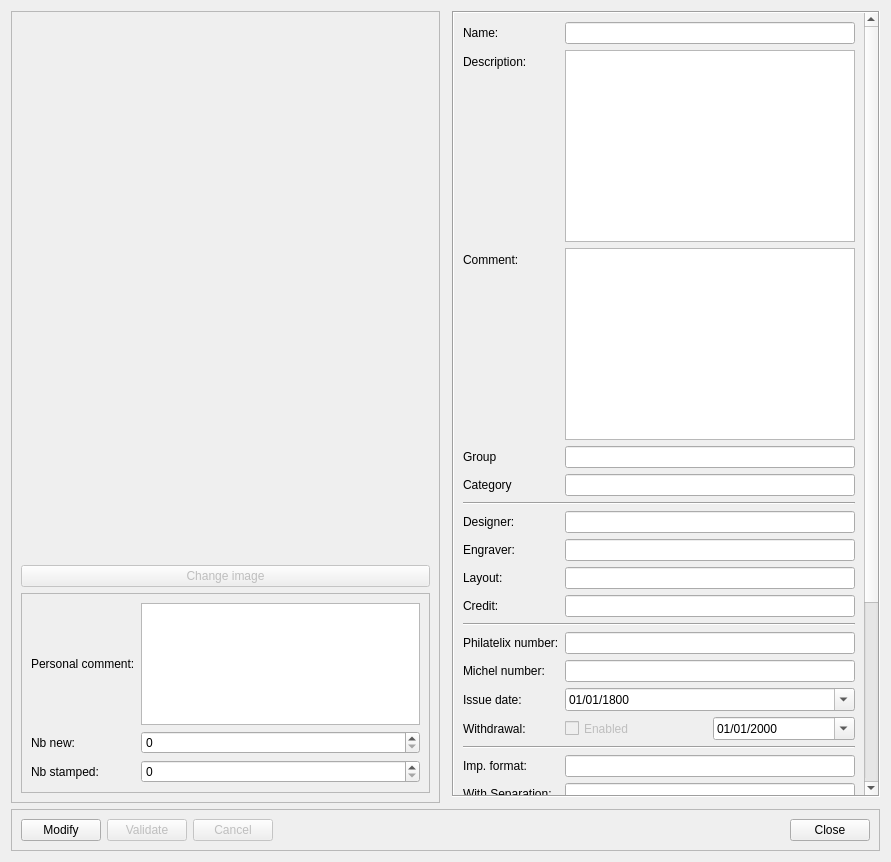
<?xml version="1.0" encoding="UTF-8"?>
<ui version="4.0">
 <class>collectionStampWidget</class>
 <widget class="QWidget" name="collectionStampWidget">
  <property name="geometry">
   <rect>
    <x>0</x>
    <y>0</y>
    <width>891</width>
    <height>862</height>
   </rect>
  </property>
  <property name="sizePolicy">
   <sizepolicy hsizetype="Expanding" vsizetype="Expanding">
    <horstretch>0</horstretch>
    <verstretch>0</verstretch>
   </sizepolicy>
  </property>
  <property name="windowTitle">
   <string>Stamp details</string>
  </property>
  <layout class="QGridLayout" name="gridLayout">
   <item row="0" column="0" rowspan="2">
    <widget class="QFrame" name="frame_6">
     <property name="sizePolicy">
      <sizepolicy hsizetype="Expanding" vsizetype="Expanding">
       <horstretch>0</horstretch>
       <verstretch>0</verstretch>
      </sizepolicy>
     </property>
     <property name="frameShape">
      <enum>QFrame::StyledPanel</enum>
     </property>
     <property name="frameShadow">
      <enum>QFrame::Raised</enum>
     </property>
     <layout class="QVBoxLayout" name="verticalLayout">
      <item>
       <widget class="QLabel" name="labelImage">
        <property name="sizePolicy">
         <sizepolicy hsizetype="Expanding" vsizetype="Expanding">
          <horstretch>0</horstretch>
          <verstretch>0</verstretch>
         </sizepolicy>
        </property>
        <property name="frameShape">
         <enum>QFrame::NoFrame</enum>
        </property>
        <property name="text">
         <string/>
        </property>
        <property name="pixmap">
         <pixmap>imageDefault.jpg</pixmap>
        </property>
       </widget>
      </item>
      <item>
       <widget class="QPushButton" name="pushButtonImage">
        <property name="enabled">
         <bool>false</bool>
        </property>
        <property name="text">
         <string>Change image</string>
        </property>
       </widget>
      </item>
      <item>
       <widget class="QFrame" name="frame_7">
        <property name="sizePolicy">
         <sizepolicy hsizetype="Expanding" vsizetype="Minimum">
          <horstretch>0</horstretch>
          <verstretch>0</verstretch>
         </sizepolicy>
        </property>
        <property name="maximumSize">
         <size>
          <width>16777215</width>
          <height>200</height>
         </size>
        </property>
        <property name="frameShape">
         <enum>QFrame::StyledPanel</enum>
        </property>
        <property name="frameShadow">
         <enum>QFrame::Raised</enum>
        </property>
        <layout class="QGridLayout" name="gridLayout_3">
         <item row="0" column="0">
          <widget class="QLabel" name="label_10">
           <property name="sizePolicy">
            <sizepolicy hsizetype="Minimum" vsizetype="Minimum">
             <horstretch>0</horstretch>
             <verstretch>0</verstretch>
            </sizepolicy>
           </property>
           <property name="text">
            <string>Personal comment:</string>
           </property>
           <property name="wordWrap">
            <bool>true</bool>
           </property>
          </widget>
         </item>
         <item row="1" column="0">
          <widget class="QLabel" name="label_12">
           <property name="sizePolicy">
            <sizepolicy hsizetype="Minimum" vsizetype="Preferred">
             <horstretch>0</horstretch>
             <verstretch>0</verstretch>
            </sizepolicy>
           </property>
           <property name="text">
            <string>Nb new:</string>
           </property>
          </widget>
         </item>
         <item row="0" column="1">
          <widget class="QTextEdit" name="textEditOwnerComment">
           <property name="enabled">
            <bool>true</bool>
           </property>
           <property name="sizePolicy">
            <sizepolicy hsizetype="Expanding" vsizetype="Expanding">
             <horstretch>0</horstretch>
             <verstretch>0</verstretch>
            </sizepolicy>
           </property>
          </widget>
         </item>
         <item row="2" column="1">
          <widget class="QSpinBox" name="spinBoxNbStamped">
           <property name="enabled">
            <bool>true</bool>
           </property>
           <property name="maximum">
            <number>9999999</number>
           </property>
          </widget>
         </item>
         <item row="1" column="1">
          <widget class="QSpinBox" name="spinBoxNbNew">
           <property name="enabled">
            <bool>true</bool>
           </property>
           <property name="maximum">
            <number>999999999</number>
           </property>
          </widget>
         </item>
         <item row="2" column="0">
          <widget class="QLabel" name="label_13">
           <property name="sizePolicy">
            <sizepolicy hsizetype="Minimum" vsizetype="Preferred">
             <horstretch>0</horstretch>
             <verstretch>0</verstretch>
            </sizepolicy>
           </property>
           <property name="text">
            <string>Nb stamped:</string>
           </property>
          </widget>
         </item>
        </layout>
       </widget>
      </item>
     </layout>
    </widget>
   </item>
   <item row="0" column="2">
    <widget class="QScrollArea" name="scrollArea_2">
     <property name="frameShape">
      <enum>QFrame::Box</enum>
     </property>
     <property name="widgetResizable">
      <bool>true</bool>
     </property>
     <widget class="QWidget" name="scrollAreaWidgetContents">
      <property name="geometry">
       <rect>
        <x>0</x>
        <y>0</y>
        <width>409</width>
        <height>1076</height>
       </rect>
      </property>
      <layout class="QFormLayout" name="formLayout">
       <property name="fieldGrowthPolicy">
        <enum>QFormLayout::AllNonFixedFieldsGrow</enum>
       </property>
       <item row="0" column="0">
        <widget class="QLabel" name="titleName">
         <property name="sizePolicy">
          <sizepolicy hsizetype="Minimum" vsizetype="Preferred">
           <horstretch>0</horstretch>
           <verstretch>0</verstretch>
          </sizepolicy>
         </property>
         <property name="text">
          <string>Name:</string>
         </property>
         <property name="wordWrap">
          <bool>true</bool>
         </property>
        </widget>
       </item>
       <item row="0" column="1">
        <widget class="QLineEdit" name="lineEditName">
         <property name="enabled">
          <bool>true</bool>
         </property>
         <property name="sizePolicy">
          <sizepolicy hsizetype="Minimum" vsizetype="Fixed">
           <horstretch>0</horstretch>
           <verstretch>0</verstretch>
          </sizepolicy>
         </property>
        </widget>
       </item>
       <item row="1" column="0">
        <widget class="QLabel" name="titleDescription">
         <property name="sizePolicy">
          <sizepolicy hsizetype="Minimum" vsizetype="Minimum">
           <horstretch>0</horstretch>
           <verstretch>0</verstretch>
          </sizepolicy>
         </property>
         <property name="text">
          <string>Description:</string>
         </property>
         <property name="wordWrap">
          <bool>true</bool>
         </property>
        </widget>
       </item>
       <item row="1" column="1">
        <widget class="QTextEdit" name="textEditDescription">
         <property name="enabled">
          <bool>true</bool>
         </property>
         <property name="sizePolicy">
          <sizepolicy hsizetype="Minimum" vsizetype="Fixed">
           <horstretch>0</horstretch>
           <verstretch>0</verstretch>
          </sizepolicy>
         </property>
        </widget>
       </item>
       <item row="2" column="0">
        <widget class="QLabel" name="titleComment">
         <property name="sizePolicy">
          <sizepolicy hsizetype="Minimum" vsizetype="Preferred">
           <horstretch>0</horstretch>
           <verstretch>0</verstretch>
          </sizepolicy>
         </property>
         <property name="text">
          <string>Comment:</string>
         </property>
         <property name="wordWrap">
          <bool>true</bool>
         </property>
        </widget>
       </item>
       <item row="2" column="1">
        <widget class="QTextEdit" name="textEditComment">
         <property name="enabled">
          <bool>true</bool>
         </property>
         <property name="sizePolicy">
          <sizepolicy hsizetype="Minimum" vsizetype="Expanding">
           <horstretch>0</horstretch>
           <verstretch>0</verstretch>
          </sizepolicy>
         </property>
        </widget>
       </item>
       <item row="3" column="0">
        <widget class="QLabel" name="groupLabel">
         <property name="sizePolicy">
          <sizepolicy hsizetype="Minimum" vsizetype="Preferred">
           <horstretch>0</horstretch>
           <verstretch>0</verstretch>
          </sizepolicy>
         </property>
         <property name="text">
          <string>Group</string>
         </property>
        </widget>
       </item>
       <item row="3" column="1">
        <widget class="QLineEdit" name="lineEditGroup">
         <property name="enabled">
          <bool>true</bool>
         </property>
         <property name="sizePolicy">
          <sizepolicy hsizetype="Minimum" vsizetype="Fixed">
           <horstretch>0</horstretch>
           <verstretch>0</verstretch>
          </sizepolicy>
         </property>
        </widget>
       </item>
       <item row="5" column="0">
        <widget class="QLabel" name="categoryLabel">
         <property name="sizePolicy">
          <sizepolicy hsizetype="Minimum" vsizetype="Preferred">
           <horstretch>0</horstretch>
           <verstretch>0</verstretch>
          </sizepolicy>
         </property>
         <property name="text">
          <string>Category</string>
         </property>
        </widget>
       </item>
       <item row="5" column="1">
        <widget class="QLineEdit" name="lineEditCategory">
         <property name="enabled">
          <bool>true</bool>
         </property>
         <property name="sizePolicy">
          <sizepolicy hsizetype="Minimum" vsizetype="Fixed">
           <horstretch>0</horstretch>
           <verstretch>0</verstretch>
          </sizepolicy>
         </property>
        </widget>
       </item>
       <item row="6" column="0" colspan="2">
        <widget class="Line" name="line">
         <property name="orientation">
          <enum>Qt::Horizontal</enum>
         </property>
        </widget>
       </item>
       <item row="8" column="0">
        <widget class="QLabel" name="titleDesigner">
         <property name="sizePolicy">
          <sizepolicy hsizetype="Minimum" vsizetype="Preferred">
           <horstretch>0</horstretch>
           <verstretch>0</verstretch>
          </sizepolicy>
         </property>
         <property name="text">
          <string>Designer:</string>
         </property>
         <property name="wordWrap">
          <bool>true</bool>
         </property>
        </widget>
       </item>
       <item row="8" column="1">
        <widget class="QLineEdit" name="lineEditDesigner">
         <property name="enabled">
          <bool>true</bool>
         </property>
         <property name="sizePolicy">
          <sizepolicy hsizetype="Minimum" vsizetype="Fixed">
           <horstretch>0</horstretch>
           <verstretch>0</verstretch>
          </sizepolicy>
         </property>
        </widget>
       </item>
       <item row="9" column="0">
        <widget class="QLabel" name="titleEngraver">
         <property name="sizePolicy">
          <sizepolicy hsizetype="Minimum" vsizetype="Preferred">
           <horstretch>0</horstretch>
           <verstretch>0</verstretch>
          </sizepolicy>
         </property>
         <property name="text">
          <string>Engraver:</string>
         </property>
         <property name="wordWrap">
          <bool>true</bool>
         </property>
        </widget>
       </item>
       <item row="9" column="1">
        <widget class="QLineEdit" name="lineEditEngraver">
         <property name="enabled">
          <bool>true</bool>
         </property>
         <property name="sizePolicy">
          <sizepolicy hsizetype="Minimum" vsizetype="Fixed">
           <horstretch>0</horstretch>
           <verstretch>0</verstretch>
          </sizepolicy>
         </property>
        </widget>
       </item>
       <item row="10" column="0">
        <widget class="QLabel" name="titleLayout">
         <property name="sizePolicy">
          <sizepolicy hsizetype="Minimum" vsizetype="Preferred">
           <horstretch>0</horstretch>
           <verstretch>0</verstretch>
          </sizepolicy>
         </property>
         <property name="text">
          <string>Layout:</string>
         </property>
         <property name="wordWrap">
          <bool>true</bool>
         </property>
        </widget>
       </item>
       <item row="10" column="1">
        <widget class="QLineEdit" name="lineEditLayout">
         <property name="enabled">
          <bool>true</bool>
         </property>
         <property name="sizePolicy">
          <sizepolicy hsizetype="Minimum" vsizetype="Fixed">
           <horstretch>0</horstretch>
           <verstretch>0</verstretch>
          </sizepolicy>
         </property>
        </widget>
       </item>
       <item row="11" column="0">
        <widget class="QLabel" name="titleCredit">
         <property name="sizePolicy">
          <sizepolicy hsizetype="Minimum" vsizetype="Preferred">
           <horstretch>0</horstretch>
           <verstretch>0</verstretch>
          </sizepolicy>
         </property>
         <property name="text">
          <string>Credit:</string>
         </property>
         <property name="wordWrap">
          <bool>true</bool>
         </property>
        </widget>
       </item>
       <item row="11" column="1">
        <widget class="QLineEdit" name="lineEditCredit">
         <property name="enabled">
          <bool>true</bool>
         </property>
         <property name="sizePolicy">
          <sizepolicy hsizetype="Minimum" vsizetype="Fixed">
           <horstretch>0</horstretch>
           <verstretch>0</verstretch>
          </sizepolicy>
         </property>
        </widget>
       </item>
       <item row="12" column="0" colspan="2">
        <widget class="Line" name="line_2">
         <property name="orientation">
          <enum>Qt::Horizontal</enum>
         </property>
        </widget>
       </item>
       <item row="13" column="0">
        <widget class="QLabel" name="label_7">
         <property name="sizePolicy">
          <sizepolicy hsizetype="Minimum" vsizetype="Preferred">
           <horstretch>0</horstretch>
           <verstretch>0</verstretch>
          </sizepolicy>
         </property>
         <property name="text">
          <string>Philatelix number:</string>
         </property>
         <property name="wordWrap">
          <bool>true</bool>
         </property>
        </widget>
       </item>
       <item row="13" column="1">
        <widget class="QLineEdit" name="lineEditPhilatelix">
         <property name="enabled">
          <bool>true</bool>
         </property>
         <property name="sizePolicy">
          <sizepolicy hsizetype="Minimum" vsizetype="Fixed">
           <horstretch>0</horstretch>
           <verstretch>0</verstretch>
          </sizepolicy>
         </property>
        </widget>
       </item>
       <item row="15" column="0">
        <widget class="QLabel" name="label_8">
         <property name="sizePolicy">
          <sizepolicy hsizetype="Minimum" vsizetype="Preferred">
           <horstretch>0</horstretch>
           <verstretch>0</verstretch>
          </sizepolicy>
         </property>
         <property name="text">
          <string>Michel number:</string>
         </property>
         <property name="wordWrap">
          <bool>true</bool>
         </property>
        </widget>
       </item>
       <item row="15" column="1">
        <widget class="QLineEdit" name="lineEditMichel">
         <property name="enabled">
          <bool>true</bool>
         </property>
         <property name="sizePolicy">
          <sizepolicy hsizetype="Minimum" vsizetype="Fixed">
           <horstretch>0</horstretch>
           <verstretch>0</verstretch>
          </sizepolicy>
         </property>
        </widget>
       </item>
       <item row="16" column="0">
        <widget class="QLabel" name="label_9">
         <property name="sizePolicy">
          <sizepolicy hsizetype="Minimum" vsizetype="Preferred">
           <horstretch>0</horstretch>
           <verstretch>0</verstretch>
          </sizepolicy>
         </property>
         <property name="text">
          <string>Issue date:</string>
         </property>
         <property name="wordWrap">
          <bool>true</bool>
         </property>
        </widget>
       </item>
       <item row="16" column="1">
        <widget class="QDateEdit" name="dateEditIssue">
         <property name="enabled">
          <bool>true</bool>
         </property>
         <property name="sizePolicy">
          <sizepolicy hsizetype="Minimum" vsizetype="Fixed">
           <horstretch>0</horstretch>
           <verstretch>0</verstretch>
          </sizepolicy>
         </property>
         <property name="date">
          <date>
           <year>1800</year>
           <month>1</month>
           <day>1</day>
          </date>
         </property>
         <property name="displayFormat">
          <string notr="true">dd/MM/yyyy</string>
         </property>
         <property name="calendarPopup">
          <bool>true</bool>
         </property>
        </widget>
       </item>
       <item row="17" column="0">
        <widget class="QLabel" name="label_11">
         <property name="sizePolicy">
          <sizepolicy hsizetype="Minimum" vsizetype="Preferred">
           <horstretch>0</horstretch>
           <verstretch>0</verstretch>
          </sizepolicy>
         </property>
         <property name="text">
          <string>Withdrawal:</string>
         </property>
         <property name="wordWrap">
          <bool>true</bool>
         </property>
        </widget>
       </item>
       <item row="17" column="1">
        <layout class="QHBoxLayout" name="horizontalLayout_2">
         <item>
          <widget class="QCheckBox" name="checkBoxWithdrawal">
           <property name="enabled">
            <bool>false</bool>
           </property>
           <property name="sizePolicy">
            <sizepolicy hsizetype="Minimum" vsizetype="Minimum">
             <horstretch>0</horstretch>
             <verstretch>0</verstretch>
            </sizepolicy>
           </property>
           <property name="text">
            <string>Enabled</string>
           </property>
          </widget>
         </item>
         <item>
          <widget class="QDateEdit" name="dateEditWithdrawal">
           <property name="enabled">
            <bool>true</bool>
           </property>
           <property name="sizePolicy">
            <sizepolicy hsizetype="Minimum" vsizetype="Fixed">
             <horstretch>0</horstretch>
             <verstretch>0</verstretch>
            </sizepolicy>
           </property>
           <property name="date">
            <date>
             <year>2000</year>
             <month>1</month>
             <day>1</day>
            </date>
           </property>
           <property name="displayFormat">
            <string>dd/MM/yyyy</string>
           </property>
           <property name="calendarPopup">
            <bool>true</bool>
           </property>
          </widget>
         </item>
        </layout>
       </item>
       <item row="18" column="0" colspan="2">
        <widget class="Line" name="line_3">
         <property name="orientation">
          <enum>Qt::Horizontal</enum>
         </property>
        </widget>
       </item>
       <item row="30" column="0">
        <widget class="QLabel" name="label_6">
         <property name="sizePolicy">
          <sizepolicy hsizetype="Minimum" vsizetype="Preferred">
           <horstretch>0</horstretch>
           <verstretch>0</verstretch>
          </sizepolicy>
         </property>
         <property name="text">
          <string>Quantity:</string>
         </property>
         <property name="wordWrap">
          <bool>true</bool>
         </property>
        </widget>
       </item>
       <item row="28" column="0">
        <widget class="QLabel" name="label_5">
         <property name="sizePolicy">
          <sizepolicy hsizetype="Minimum" vsizetype="Preferred">
           <horstretch>0</horstretch>
           <verstretch>0</verstretch>
          </sizepolicy>
         </property>
         <property name="text">
          <string>Issue:</string>
         </property>
         <property name="wordWrap">
          <bool>true</bool>
         </property>
        </widget>
       </item>
       <item row="30" column="1">
        <widget class="QLineEdit" name="lineEditQuantity">
         <property name="enabled">
          <bool>true</bool>
         </property>
         <property name="sizePolicy">
          <sizepolicy hsizetype="Minimum" vsizetype="Fixed">
           <horstretch>0</horstretch>
           <verstretch>0</verstretch>
          </sizepolicy>
         </property>
        </widget>
       </item>
       <item row="28" column="1">
        <widget class="QLineEdit" name="lineEditIssue">
         <property name="enabled">
          <bool>true</bool>
         </property>
         <property name="sizePolicy">
          <sizepolicy hsizetype="Minimum" vsizetype="Fixed">
           <horstretch>0</horstretch>
           <verstretch>0</verstretch>
          </sizepolicy>
         </property>
        </widget>
       </item>
       <item row="27" column="0">
        <widget class="QLabel" name="label_4">
         <property name="sizePolicy">
          <sizepolicy hsizetype="Minimum" vsizetype="Preferred">
           <horstretch>0</horstretch>
           <verstretch>0</verstretch>
          </sizepolicy>
         </property>
         <property name="text">
          <string>Separation:</string>
         </property>
         <property name="wordWrap">
          <bool>true</bool>
         </property>
        </widget>
       </item>
       <item row="27" column="1">
        <widget class="QLineEdit" name="lineEditSeparation">
         <property name="enabled">
          <bool>true</bool>
         </property>
         <property name="sizePolicy">
          <sizepolicy hsizetype="Minimum" vsizetype="Fixed">
           <horstretch>0</horstretch>
           <verstretch>0</verstretch>
          </sizepolicy>
         </property>
        </widget>
       </item>
       <item row="26" column="0">
        <widget class="QLabel" name="label_3">
         <property name="sizePolicy">
          <sizepolicy hsizetype="Minimum" vsizetype="Preferred">
           <horstretch>0</horstretch>
           <verstretch>0</verstretch>
          </sizepolicy>
         </property>
         <property name="text">
          <string>Value:</string>
         </property>
         <property name="wordWrap">
          <bool>true</bool>
         </property>
        </widget>
       </item>
       <item row="26" column="1">
        <widget class="QLineEdit" name="lineEditValue">
         <property name="enabled">
          <bool>true</bool>
         </property>
         <property name="sizePolicy">
          <sizepolicy hsizetype="Minimum" vsizetype="Fixed">
           <horstretch>0</horstretch>
           <verstretch>0</verstretch>
          </sizepolicy>
         </property>
        </widget>
       </item>
       <item row="25" column="0">
        <widget class="QLabel" name="label_2">
         <property name="sizePolicy">
          <sizepolicy hsizetype="Minimum" vsizetype="Preferred">
           <horstretch>0</horstretch>
           <verstretch>0</verstretch>
          </sizepolicy>
         </property>
         <property name="text">
          <string>Color:</string>
         </property>
         <property name="wordWrap">
          <bool>true</bool>
         </property>
        </widget>
       </item>
       <item row="25" column="1">
        <widget class="QLineEdit" name="lineEditColor">
         <property name="enabled">
          <bool>true</bool>
         </property>
         <property name="sizePolicy">
          <sizepolicy hsizetype="Minimum" vsizetype="Fixed">
           <horstretch>0</horstretch>
           <verstretch>0</verstretch>
          </sizepolicy>
         </property>
        </widget>
       </item>
       <item row="24" column="0">
        <widget class="QLabel" name="label">
         <property name="sizePolicy">
          <sizepolicy hsizetype="Minimum" vsizetype="Preferred">
           <horstretch>0</horstretch>
           <verstretch>0</verstretch>
          </sizepolicy>
         </property>
         <property name="text">
          <string>Printing:</string>
         </property>
         <property name="wordWrap">
          <bool>true</bool>
         </property>
        </widget>
       </item>
       <item row="24" column="1">
        <widget class="QLineEdit" name="lineEditPrinting">
         <property name="enabled">
          <bool>true</bool>
         </property>
         <property name="sizePolicy">
          <sizepolicy hsizetype="Minimum" vsizetype="Fixed">
           <horstretch>0</horstretch>
           <verstretch>0</verstretch>
          </sizepolicy>
         </property>
        </widget>
       </item>
       <item row="23" column="0">
        <widget class="QLabel" name="titlePhosphoric">
         <property name="sizePolicy">
          <sizepolicy hsizetype="Minimum" vsizetype="Preferred">
           <horstretch>0</horstretch>
           <verstretch>0</verstretch>
          </sizepolicy>
         </property>
         <property name="text">
          <string>Phosphoric:</string>
         </property>
         <property name="wordWrap">
          <bool>true</bool>
         </property>
        </widget>
       </item>
       <item row="23" column="1">
        <widget class="QLineEdit" name="lineEditPhosphoric">
         <property name="enabled">
          <bool>true</bool>
         </property>
         <property name="sizePolicy">
          <sizepolicy hsizetype="Minimum" vsizetype="Fixed">
           <horstretch>0</horstretch>
           <verstretch>0</verstretch>
          </sizepolicy>
         </property>
        </widget>
       </item>
       <item row="22" column="0">
        <widget class="QLabel" name="titleShape">
         <property name="sizePolicy">
          <sizepolicy hsizetype="Minimum" vsizetype="Preferred">
           <horstretch>0</horstretch>
           <verstretch>0</verstretch>
          </sizepolicy>
         </property>
         <property name="text">
          <string>Shape:</string>
         </property>
         <property name="wordWrap">
          <bool>true</bool>
         </property>
        </widget>
       </item>
       <item row="22" column="1">
        <widget class="QLineEdit" name="lineEditShape">
         <property name="enabled">
          <bool>true</bool>
         </property>
         <property name="sizePolicy">
          <sizepolicy hsizetype="Minimum" vsizetype="Fixed">
           <horstretch>0</horstretch>
           <verstretch>0</verstretch>
          </sizepolicy>
         </property>
        </widget>
       </item>
       <item row="21" column="0">
        <widget class="QLabel" name="titleSeparation">
         <property name="sizePolicy">
          <sizepolicy hsizetype="Minimum" vsizetype="Preferred">
           <horstretch>0</horstretch>
           <verstretch>0</verstretch>
          </sizepolicy>
         </property>
         <property name="text">
          <string>With Separation:</string>
         </property>
         <property name="wordWrap">
          <bool>true</bool>
         </property>
        </widget>
       </item>
       <item row="21" column="1">
        <widget class="QLineEdit" name="lineEditSeparationSize">
         <property name="enabled">
          <bool>true</bool>
         </property>
         <property name="sizePolicy">
          <sizepolicy hsizetype="Minimum" vsizetype="Fixed">
           <horstretch>0</horstretch>
           <verstretch>0</verstretch>
          </sizepolicy>
         </property>
        </widget>
       </item>
       <item row="20" column="0">
        <widget class="QLabel" name="titleImpFormat">
         <property name="sizePolicy">
          <sizepolicy hsizetype="Minimum" vsizetype="Preferred">
           <horstretch>0</horstretch>
           <verstretch>0</verstretch>
          </sizepolicy>
         </property>
         <property name="text">
          <string>Imp. format:</string>
         </property>
         <property name="wordWrap">
          <bool>true</bool>
         </property>
        </widget>
       </item>
       <item row="20" column="1">
        <widget class="QLineEdit" name="lineEditImpFormat">
         <property name="enabled">
          <bool>true</bool>
         </property>
         <property name="sizePolicy">
          <sizepolicy hsizetype="Minimum" vsizetype="Fixed">
           <horstretch>0</horstretch>
           <verstretch>0</verstretch>
          </sizepolicy>
         </property>
        </widget>
       </item>
      </layout>
     </widget>
    </widget>
   </item>
   <item row="2" column="0" colspan="3">
    <widget class="QFrame" name="frame_5">
     <property name="frameShape">
      <enum>QFrame::StyledPanel</enum>
     </property>
     <property name="frameShadow">
      <enum>QFrame::Raised</enum>
     </property>
     <layout class="QHBoxLayout" name="horizontalLayout_6">
      <item>
       <layout class="QHBoxLayout" name="horizontalLayout">
        <item>
         <widget class="QPushButton" name="pushButtonModify">
          <property name="text">
           <string>Modify</string>
          </property>
         </widget>
        </item>
        <item>
         <widget class="QPushButton" name="pushButtonValidate">
          <property name="enabled">
           <bool>false</bool>
          </property>
          <property name="text">
           <string>Validate</string>
          </property>
         </widget>
        </item>
        <item>
         <widget class="QPushButton" name="pushButtonCancel">
          <property name="enabled">
           <bool>false</bool>
          </property>
          <property name="text">
           <string>Cancel</string>
          </property>
         </widget>
        </item>
        <item>
         <spacer name="horizontalSpacer">
          <property name="orientation">
           <enum>Qt::Horizontal</enum>
          </property>
          <property name="sizeHint" stdset="0">
           <size>
            <width>40</width>
            <height>20</height>
           </size>
          </property>
         </spacer>
        </item>
        <item>
         <widget class="QPushButton" name="pushButtonClose">
          <property name="text">
           <string>Close</string>
          </property>
         </widget>
        </item>
       </layout>
      </item>
     </layout>
    </widget>
   </item>
  </layout>
 </widget>
 <resources/>
 <connections>
  <connection>
   <sender>pushButtonClose</sender>
   <signal>clicked()</signal>
   <receiver>collectionStampWidget</receiver>
   <slot>close()</slot>
   <hints>
    <hint type="sourcelabel">
     <x>635</x>
     <y>901</y>
    </hint>
    <hint type="destinationlabel">
     <x>548</x>
     <y>768</y>
    </hint>
   </hints>
  </connection>
 </connections>
</ui>
